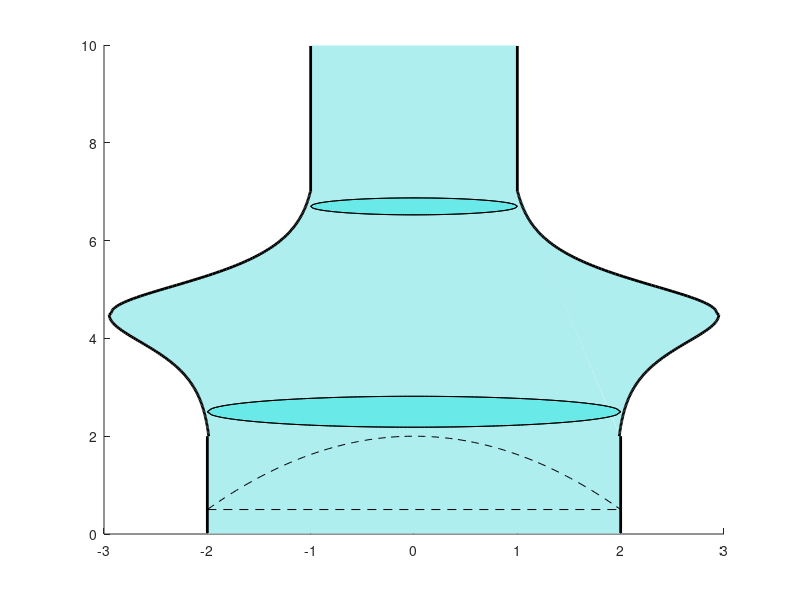

The MATLAB script that drew this image: (Note: this script raises an error after producing the figure.)
clear;close all;clc

addpath([pwd,'/sub_functions'])
w = 2;
h = 3;
fs = 8;

fh = figure;clf
hold on
%____________CONDUIT EDGES____________

y = linspace(2,7,200);
a = 4;
y1 = linspace(-1,0,100);
x1 = sech(a*y1)+1.95;
y2 = linspace(0,1,100);
x2 = 2*sech(a*y2)+0.93;

X = [-2,-2,-x1,-x2,-1,-1,...
      1, 1, x1, x2, 2, 2];
Y = [ 0.02, 2, y ,     7, 9.98,...
      9.98, 7, y ,2, 0.02]; 
fill(X,Y,[175,238,238]./255,'edgecolor',[175,238,238]./255)
plot([x1,x2],y,'k','linewidth',2)
plot(-[x1,x2],y,'k','linewidth',2)
plot([-2,-2],[0.02,2],'k','linewidth',2)
plot([ 2, 2],[0.02,2],'k','linewidth',2)
plot([-1,-1],[7,9.98],'k','linewidth',2)
plot([ 1, 1],[7,9.98],'k','linewidth',2)

%____________________________________


%____________ELYPSES_________________
x = linspace(-2,2,100);
a = 4; b = 0.1;
y = sqrt(b*(1-x.^2./a));

X = [x,-x];
Y = [y,-y]+2.5;
fill(X,Y,[106,233,233]./255)
plot(x,y+2.5,'k',x,-y+2.5,'k');

a = 1; b = 0.03;
x = linspace(-1,1,100);
y = sqrt(b*(1-x.^2./a));
X = [x,-x];
Y = [y,-y]+6.7;
fill(X,Y,[106,233,233]./255)
plot(x,y+6.7,'k',x,-y+6.7,'k')
%_____________________________________

%____________PARABOLA_ARROWS__________
x = linspace(-2,2,100);
y = @(X) -X.^2./2.6666+1.5;
plot(x,y(x)+0.5,'k--')
plot([-2,2],[.5,.5],'k--')

arL = 10; arW = 30;
for x = -1.5:0.5:1.5
    arrow([x,0.5],[x,y(x)+0.45],...
      'length',arL,...
      'tipangle',arW)
end

%_____________Lables__________________

text(2.5,3,'$A_b$',...
           'interpreter','latex',...
           'fontsize',fs);
arrow([0,2.5],[2.5,3],'tipangle',0)
       
       
text(1.5,7.2,'$A = 1$',...
           'interpreter','latex',...
           'fontsize',fs);
arrow([0,6.7],[1.5,7.2],'tipangle',0)
       
text(0,7.5,'Int. Fluid',...
           'interpreter','latex',...
           'fontsize',fs,...
           'rotation',90);

text(-3,7.5,'Ext. Fluid',...
           'interpreter','latex',...
           'fontsize',fs,...
           'rotation',90);
       
text(-4,5.5,'$\mu^{(e)}$',...
           'interpreter','latex',...
           'fontsize',fs);  
       
text(-1,5.5,'$\mu^{(i)}$',...
           'interpreter','latex',...
           'fontsize',fs); 
      
text(-4,5,'$\rho^{(e)}$',...
           'interpreter','latex',...
           'fontsize',fs);  
       
text(-1,5,'$\rho^{(i)}$',...
           'interpreter','latex',...
           'fontsize',fs);
       
text(-0.6,0.2,'Flow',...
           'interpreter','latex',...
           'fontsize',fs);
       
       
       
axis([-4.5 4.5 0 10])
set(gca,    'XTick',[],...
            'YTick',[],...
            'fontsize',fs,...
            'box','on');
        
fspec = '-dpng'; res = '-r1000';
savePlot(fh,'conduit',w,h,fspec,res);

        
        

